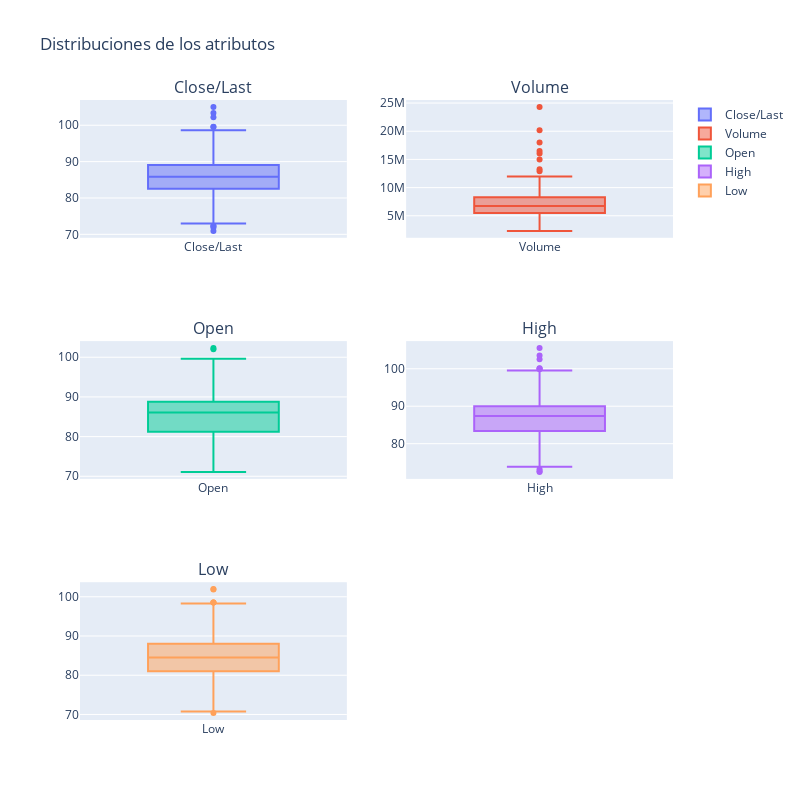

The cell this chart's notebook holds for it:
### Markdown cell above
Por último graficar las distribuciones con gráficos de caja de cada columna.

### Code cell
import plotly.graph_objects as go
from plotly.subplots import make_subplots

# Distribucions con boxplot de cada atributo
fig = make_subplots(rows=3, cols=2, subplot_titles=df.columns[1:])

for i, col in enumerate(df.columns[1:]):
    fig.add_trace(go.Box(y=df[col], name=col), row=(i//2)+1, col=(i%2)+1)
    
fig.update_layout(height=800, width=800, title_text="Distribuciones de los atributos")
